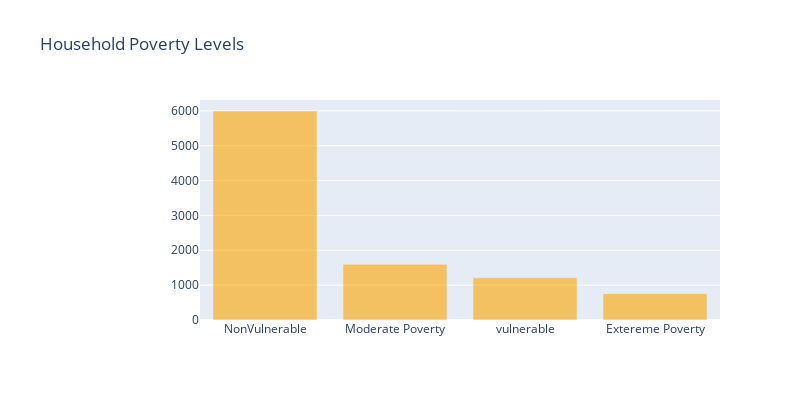

Write notebook code for a chart like this one.
### Markdown cell above
Target, which represents the poverty level on a 1-4 scale and is the label for the competition. A value of 1 is the most extreme poverty.

The Target values represent poverty levels as follows:

     1 = extreme poverty 

     2 = moderate poverty 

     3 = vulnerable households 

     4 = non vulnerable households

### Code cell
import plotly.graph_objs as go
from plotly.offline import iplot


target = train_df['Target'].value_counts().to_frame()
levels = ['NonVulnerable','Moderate Poverty','vulnerable','Extereme Poverty']
trace = go.Bar(y=target.Target,x=levels,marker=dict(color='orange',opacity=0.6))
layout = dict(title="Household Poverty Levels",margin=dict(l=200),width=800,height=400)
data = [trace]
fig = go.Figure(data=data,layout=layout)
iplot(fig)

### Figure 1 — Plotly figure (JSON) as saved in the notebook; plotly's stock layout.template omitted (floating-point values rounded to 4 significant figures)
{"data": [{"marker": {"color": "orange", "opacity": 0.6}, "type": "bar", "x": ["NonVulnerable", "Moderate Poverty", "vulnerable", "Extereme Poverty"], "y": [5996, 1597, 1209, 755]}], "layout": {"height": 400, "margin": {"l": 200}, "title": {"text": "Household Poverty Levels"}, "width": 800}}
